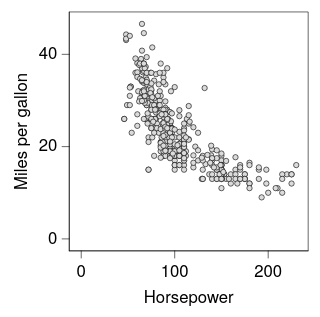

Vega-Lite specification for this chart:
### Vega-Lite specification from a JSON file in a GitHub repository (floating-point values rounded to 4 significant figures; data arrays with more than 128 entries replaced by an {"elided": "..."} marker saying what was removed)
{"background": null, "config": {"arc": {"fill": "#DBDBDB", "fillOpacity": 1.0, "innerRadius": 25.0, "padAngle": 0.03, "stroke": "black", "strokeOpacity": 1, "strokeWidth": 0.25}, "area": {"fill": "#DBDBDB", "fillOpacity": 1.0, "stroke": "black", "strokeOpacity": 1, "strokeWidth": 0.25}, "axis": {"domain": true, "domainCap": "round", "domainColor": "black", "domainWidth": 0.25, "grid": false, "gridCap": "round", "gridColor": "#F1F1F1", "gridDash": [0, 0], "gridOpacity": 1.0, "gridWidth": 0.25, "labelColor": "black", "labelFont": "Helvetica Neue, HelveticaNeue, Helvetica, Arial, sans-serif", "labelFontSize": 7, "labelFontStyle": "normal", "labelFontWeight": 400, "offset": 0, "ticks": true, "tickCap": "round", "tickColor": "black", "tickRound": false, "tickSize": 3, "tickWidth": 0.25, "titleColor": "black", "titleFont": "Helvetica Neue, HelveticaNeue, Helvetica, Arial, sans-serif", "titleFontSize": 7, "titleFontStyle": "normal", "titleFontWeight": 400}, "axisX": {"domain": true, "labelAlign": "center", "labelAngle": 0, "labels": true, "ticks": true, "translate": 0}, "axisY": {"domain": true, "labelAlign": "right", "labelAngle": 0, "labels": true, "ticks": true, "translate": 0}, "axisRight": {"domain": true, "labelAlign": "left", "labelAngle": 0, "labels": true, "ticks": true, "translate": 0}, "axisTop": {"domain": true, "labelAlign": "center", "labelAngle": 0, "labels": true, "ticks": true, "translate": 0}, "axisBand": {"tickOffset": 0}, "bar": {"fill": "#DBDBDB", "fillOpacity": 1.0, "stroke": "black", "strokeOpacity": 1, "strokeWidth": 0.25}, "boxplot": {"size": 9.0, "ticks": {"cornerRadius": 0.25, "fill": "black", "opacity": 1, "size": 4.5, "thickness": 0.25}, "box": {"fillOpacity": 1.0, "stroke": "black", "strokeOpacity": 1, "strokeWidth": 0.25}, "median": {"cornerRadius": 0, "fill": "black", "fillOpacity": 1.0, "opacity": 1, "size": 9.0, "thickness": 0.25}, "rule": {"fill": "black", "fillOpacity": 1.0, "size": 10.0, "stroke": "black", "strokeDash": [0, 0], "strokeOpacity": 1, "strokeWidth": 0.25}, "outliers": {"color": "black", "fill": "black", "fillOpacity": 1.0, "size": 0, "stroke": "black", "strokeOpacity": 1, "strokeWidth": 0.25}}, "circle": {"fill": "black", "fillOpacity": 1.0, "size": 1.25, "stroke": null, "strokeOpacity": 1, "strokeWidth": 0.25}, "errorband": {"band": {"fillOpacity": 0.6, "stroke": null, "strokeWidth": 0.25, "strokeOpacity": 1}, "borders": {"opacity": 0, "strokeOpacity": 1, "strokeWidth": 0.25}}, "errorbar": {"opacity": 1, "rule": {"strokeDash": [0, 0], "strokeWidth": 0.25}, "ticks": {"color": "black", "cornerRadius": 0.125, "opacity": 1, "size": 6.0, "thickness": 0.25}, "thickness": 0.25}, "font": "Helvetica Neue, HelveticaNeue, Helvetica, Arial, sans-serif", "geoshape": {"fill": "#DBDBDB", "fillOpacity": 1.0, "stroke": "black", "strokeOpacity": 1, "strokeWidth": 0.25}, "header": {"labelColor": "black", "labelFont": "Helvetica Neue, HelveticaNeue, Helvetica, Arial, sans-serif", "labelFontSize": 7, "labelFontStyle": "normal", "labelFontWeight": 400, "titleColor": "black", "titleFont": "Helvetica Neue, HelveticaNeue, Helvetica, Arial, sans-serif", "titleFontSize": 7, "titleFontStyle": "normal", "titleFontWeight": 400, "titlePadding": 0}, "legend": {"disable": false, "offset": 4.5, "titlePadding": 4, "labelOffset": 2, "gradientLabelOffset": 2, "columnPadding": 4, "rowPadding": 2, "gradientLength": 50.0, "gradientThickness": 5.0, "gradientOpacity": 1.0, "gradientStrokeColor": "black", "gradientStrokeWidth": 0.25, "labelColor": "black", "labelFont": "Helvetica Neue, HelveticaNeue, Helvetica, Arial, sans-serif", "labelFontSize": 7, "labelFontStyle": "normal", "labelFontWeight": 400, "strokeColor": "black", "strokeWidth": 0, "symbolSize": 42, "symbolStrokeColor": "black", "symbolStrokeWidth": 0.25, "titleColor": "black", "titleFont": "Helvetica Neue, HelveticaNeue, Helvetica, Arial, sans-serif", "titleFontSize": 7, "titleFontStyle": "normal", "titleFontWeight": 400}, "line": {"color": "black", "stroke": "black", "strokeCap": "butt", "strokeDash": [0, 0], "strokeOpacity": 1, "strokeWidth": 0.5}, "point": {"filled": true, "fill": "#DBDBDB", "fillOpacity": 1.0, "size": 5.0, "stroke": "black", "strokeOpacity": 1, "strokeWidth": 0.25}, "range": {"category": ["#B2B2B2", "#4A7CD3", "#008542", "#664CAF", "#509F98", "#636363", "#284F93", "#005226", "#382864", "#285753"], "diverging": {"scheme": ["#443E60", "#5F597E", "#7C759B", "#9994B6", "#B7B4CC", "#D6D5DC", "#F6F6F6", "#D1DAD9", "#A4C2BF", "#7AA9A4", "#578E89", "#37736E", "#1B5954"]}, "heatmap": {"scheme": ["#440154", "#472270", "#433E82", "#38598C", "#2C728E", "#238A8D", "#24A086", "#39B578", "#5DC862", "#96D646", "#CAE02D", "#FDE724"]}, "ordinal": {"scheme": ["#F1F1F1", "#DBDBDB", "#C6C6C6", "#B2B2B2", "#9D9D9D", "#898989", "#767676", "#636363", "#515151", "#404040", "#2F2F2F", "#1F1F1F"]}, "ramp": {"scheme": ["#440154", "#472270", "#433E82", "#38598C", "#2C728E", "#238A8D", "#24A086", "#39B578", "#5DC862", "#96D646", "#CAE02D", "#FDE724"]}}, "rule": {"color": "black", "stroke": "black", "strokeCap": "round", "strokeDash": [2, 2], "strokeOpacity": 1, "strokeWidth": 0.25}, "scale": {"barBandPaddingInner": 0.1, "rectBandPaddingInner": 0, "tickBandPaddingInner": 0.1, "bandPaddingOuter": 0.1, "bandWithNestedOffsetPaddingInner": 0.2, "bandWithNestedOffsetPaddingOuter": 0.2, "offsetBandPaddingInner": 0, "offsetBandPaddingOuter": 0, "continuousPadding": 5.0, "round": false}, "rect": {"fill": "#DBDBDB", "fillOpacity": 1.0, "stroke": "black", "strokeOpacity": 1, "strokeWidth": 0.25}, "square": {"fill": "#DBDBDB", "fillOpacity": 1.0, "size": 10.0, "stroke": "black", "strokeOpacity": 1, "strokeWidth": 0.25}, "text": {"color": "black", "font": "Helvetica Neue, HelveticaNeue, Helvetica, Arial, sans-serif", "fontSize": 7, "fontStyle": "normal", "fontWeight": 400}, "tick": {"color": "black", "cornerRadius": 0.125, "opacity": 1.0, "size": 9.0, "thickness": 0.25}, "title": {"anchor": "middle", "frame": "group", "color": "black", "font": "Helvetica Neue, HelveticaNeue, Helvetica, Arial, sans-serif", "fontSize": 7, "fontStyle": "normal", "fontWeight": 400, "subtitleColor": "black", "subtitleFont": "Helvetica Neue, HelveticaNeue, Helvetica, Arial, sans-serif", "subtitleFontSize": 7, "subtitleFontStyle": "normal", "subtitleFontWeight": 400}, "trail": {"color": "black", "opacity": 1, "size": 0.5}, "view": {"continuousWidth": 100, "continuousHeight": 100, "discreteWidth": 100, "discreteHeight": 100, "fill": null, "stroke": "black", "strokeWidth": 0.25}}, "data": {"name": "data-7285c4e2e195e5a75737a34913199f5f"}, "mark": {"type": "point"}, "encoding": {"x": {"field": "Horsepower", "type": "quantitative", "scale": {"nice": false}}, "y": {"field": "Miles_per_Gallon", "title": "Miles per gallon", "type": "quantitative", "scale": {"nice": false}}}, "$schema": "https://vega.github.io/schema/vega-lite/v6.4.1.json", "datasets": {"data-7285c4e2e195e5a75737a34913199f5f": {"elided": "392 records"}}}
